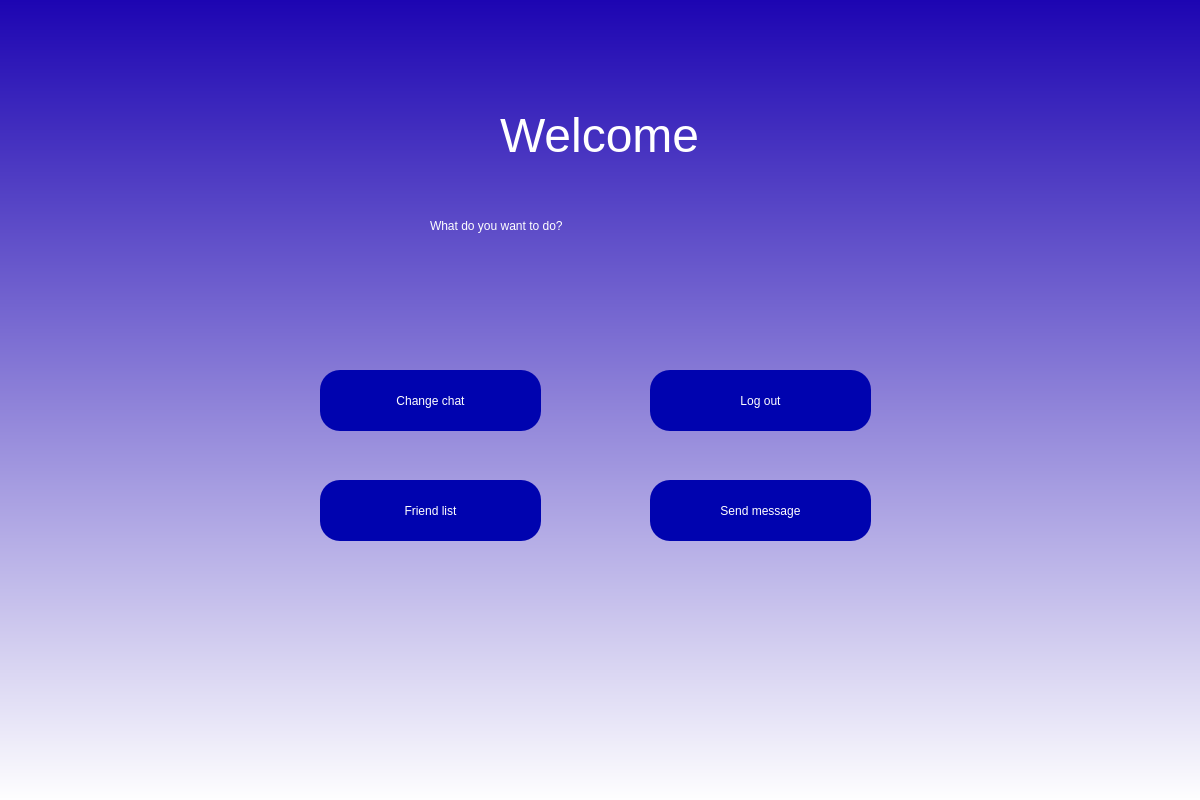
<?xml version="1.0" encoding="UTF-8"?>
<ui version="4.0">
 <class>Dialog</class>
 <widget class="QDialog" name="Dialog">
  <property name="geometry">
   <rect>
    <x>0</x>
    <y>0</y>
    <width>1200</width>
    <height>800</height>
   </rect>
  </property>
  <property name="windowTitle">
   <string>Dialog</string>
  </property>
  <widget class="QWidget" name="bgwidget" native="true">
   <property name="geometry">
    <rect>
     <x>0</x>
     <y>0</y>
     <width>1201</width>
     <height>801</height>
    </rect>
   </property>
   <property name="styleSheet">
    <string notr="true">QWidget#bgwidget{background-color: qlineargradient(spread:reflect, x1:0.5, y1:0, x2:0.5, y2:1, stop:0 rgba(29, 5, 178, 255), stop:1 rgba(255, 255, 255, 255));}</string>
   </property>
   <widget class="QLabel" name="label">
    <property name="geometry">
     <rect>
      <x>500</x>
      <y>110</y>
      <width>201</width>
      <height>51</height>
     </rect>
    </property>
    <property name="font">
     <font>
      <pointsize>36</pointsize>
     </font>
    </property>
    <property name="styleSheet">
     <string notr="true">color: rgb(255, 255, 255);</string>
    </property>
    <property name="text">
     <string>Welcome</string>
    </property>
   </widget>
   <widget class="QLabel" name="label_2">
    <property name="geometry">
     <rect>
      <x>430</x>
      <y>200</y>
      <width>341</width>
      <height>51</height>
     </rect>
    </property>
    <property name="styleSheet">
     <string notr="true">font: 22pt &quot;MS Shell Dlg 2&quot;;
color: rgb(255, 255, 255);</string>
    </property>
    <property name="text">
     <string>What do you want to do?</string>
    </property>
   </widget>
   <widget class="QPushButton" name="login">
    <property name="geometry">
     <rect>
      <x>320</x>
      <y>370</y>
      <width>221</width>
      <height>61</height>
     </rect>
    </property>
    <property name="styleSheet">
     <string notr="true">border-radius:20px;
font: 14pt &quot;MS Shell Dlg 2&quot;;
color: rgb(255, 255, 255);
background-color: rgb(0, 3, 175);</string>
    </property>
    <property name="text">
     <string>Change chat</string>
    </property>
   </widget>
   <widget class="QPushButton" name="signup">
    <property name="geometry">
     <rect>
      <x>320</x>
      <y>480</y>
      <width>221</width>
      <height>61</height>
     </rect>
    </property>
    <property name="styleSheet">
     <string notr="true">border-radius:20px;
font: 14pt &quot;MS Shell Dlg 2&quot;;
color: rgb(255, 255, 255);
background-color: rgb(0, 3, 175);</string>
    </property>
    <property name="text">
     <string>Friend list</string>
    </property>
   </widget>
   <widget class="QPushButton" name="login_2">
    <property name="geometry">
     <rect>
      <x>650</x>
      <y>370</y>
      <width>221</width>
      <height>61</height>
     </rect>
    </property>
    <property name="styleSheet">
     <string notr="true">border-radius:20px;
font: 14pt &quot;MS Shell Dlg 2&quot;;
color: rgb(255, 255, 255);
background-color: rgb(0, 3, 175);</string>
    </property>
    <property name="text">
     <string>Log out</string>
    </property>
   </widget>
   <widget class="QPushButton" name="signup_2">
    <property name="geometry">
     <rect>
      <x>650</x>
      <y>480</y>
      <width>221</width>
      <height>61</height>
     </rect>
    </property>
    <property name="styleSheet">
     <string notr="true">border-radius:20px;
font: 14pt &quot;MS Shell Dlg 2&quot;;
color: rgb(255, 255, 255);
background-color: rgb(0, 3, 175);</string>
    </property>
    <property name="text">
     <string>Send message</string>
    </property>
   </widget>
  </widget>
 </widget>
 <resources/>
 <connections/>
</ui>
